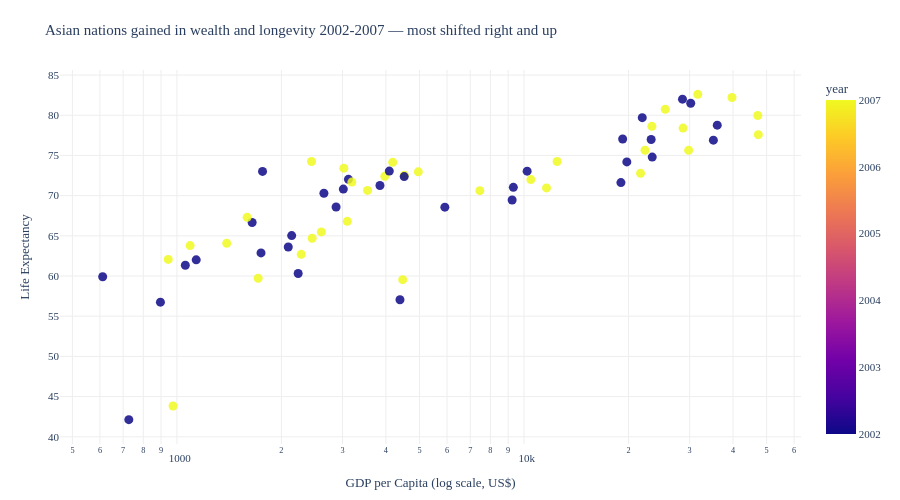

The notebook cell saved with this chart:
### Markdown cell above
## Task 1 — Scatter: life expectancy change over time

**What to build:** A scatter showing **GDP per capita vs life expectancy** for **two years** (2002 and 2007) to show how both moved — use **colour for year** (just 2 colours), **one continent only**.

Choose any continent except Africa (that was the example). Highlight the change direction.

> 💡 Filter: `df.loc[df['continent'] == 'YOUR_CHOICE']` then filter years

### Code cell
# Task 1
asia = df[(df['continent'] == 'Asia') & (df['year'].isin([2002, 2007]))]
asia.loc[:, 'year'] = asia.loc[:, 'year'].astype(int)
fig = px.scatter(
    data_frame=asia,
    x='gdpPercap',
    y='lifeExp',
    color='year',                         
    hover_name='country',
    hover_data={'year': False},
    title='Asian nations gained in wealth and longevity 2002-2007 — most shifted right and up',
    labels={'gdpPercap': 'GDP per Capita (log scale, US$)', 'lifeExp': 'Life Expectancy'},
    color_discrete_map={'2002': '#AAAAAA', '2007': '#2E75B6'},  
    log_x=True,
    height=500
)

fig.update_traces(
    marker=dict(size=9, opacity=0.85)
)

fig.update_layout(
    plot_bgcolor='white',
    paper_bgcolor='white',
    font=dict(family='Calibri', size=11),
    legend=dict(title='Year', orientation='h', y=1.08),
    margin=dict(l=60, r=40, t=70, b=40),
)

fig.update_xaxes(gridcolor='#EEEEEE')
fig.update_yaxes(gridcolor='#EEEEEE')

fig.show()

### Figure 1 — Plotly figure (JSON) as saved in the notebook; plotly's stock layout.template omitted (floating-point values rounded to 4 significant figures)
{"data": [{"customdata": [[2002], [2007], [2002], [2007], [2002], [2007], [2002], [2007], [2002], [2007], [2002], [2007], [2002], [2007], [2002], [2007], [2002], [2007], [2002], [2007], [2002], [2007], [2002], [2007], [2002], [2007], [2002], [2007], [2002], [2007], [2002], [2007], [2002], [2007], [2002], [2007], [2002], [2007], [2002], [2007], [2002], [2007], [2002], [2007], [2002], [2007], [2002], [2007], [2002], [2007], [2002], [2007], [2002], [2007], [2002], [2007], [2002], [2007], [2002], [2007], [2002], [2007], [2002], [2007], [2002], [2007]], "hovertemplate": "<b>%{hovertext}</b><br><br>GDP per Capita (log scale, US$)=%{x}<br>Life Expectancy=%{y}<extra></extra>", "hovertext": ["Afghanistan", "Afghanistan", "Bahrain", "Bahrain", "Bangladesh", "Bangladesh", "Cambodia", "Cambodia", "China", "China", "Hong Kong, China", "Hong Kong, China", "India", "India", "Indonesia", "Indonesia", "Iran", "Iran", "Iraq", "Iraq", "Israel", "Israel", "Japan", "Japan", "Jordan", "Jordan", "Korea, Dem. Rep.", "Korea, Dem. Rep.", "Korea, Rep.", "Korea, Rep.", "Kuwait", "Kuwait", "Lebanon", "Lebanon", "Malaysia", "Malaysia", "Mongolia", "Mongolia", "Myanmar", "Myanmar", "Nepal", "Nepal", "Oman", "Oman", "Pakistan", "Pakistan", "Philippines", "Philippines", "Saudi Arabia", "Saudi Arabia", "Singapore", "Singapore", "Sri Lanka", "Sri Lanka", "Syria", "Syria", "Taiwan", "Taiwan", "Thailand", "Thailand", "Vietnam", "Vietnam", "West Bank and Gaza", "West Bank and Gaza", "Yemen, Rep.", "Yemen, Rep."], "legendgroup": "", "marker": {"color": [2002, 2007, 2002, 2007, 2002, 2007, 2002, 2007, 2002, 2007, 2002, 2007, 2002, 2007, 2002, 2007, 2002, 2007, 2002, 2007, 2002, 2007, 2002, 2007, 2002, 2007, 2002, 2007, 2002, 2007, 2002, 2007, 2002, 2007, 2002, 2007, 2002, 2007, 2002, 2007, 2002, 2007, 2002, 2007, 2002, 2007, 2002, 2007, 2002, 2007, 2002, 2007, 2002, 2007, 2002, 2007, 2002, 2007, 2002, 2007, 2002, 2007, 2002, 2007, 2002, 2007], "coloraxis": "coloraxis", "opacity": 0.85, "size": 9, "symbol": "circle"}, "mode": "markers", "name": "", "orientation": "v", "showlegend": false, "type": "scatter", "x": [726.7, 974.6, 23400.0, 29800.0, 1136.0, 1391.0, 896.2, 1714.0, 3119.0, 4959.0, 30210.0, 39720.0, 1747.0, 2452.0, 2874.0, 3541.0, 9241.0, 11610.0, 4391.0, 4471.0, 21910.0, 25520.0, 28600.0, 31660.0, 3845.0, 4519.0, 1647.0, 1593.0, 19230.0, 23350.0, 35110.0, 47310.0, 9314.0, 10460.0, 10210.0, 12450.0, 2141.0, 3096.0, 611.0, 944.0, 1057.0, 1091.0, 19770.0, 22320.0, 2093.0, 2606.0, 2651.0, 3190.0, 19010.0, 21650.0, 36020.0, 47140.0, 3015.0, 3970.0, 4091.0, 4185.0, 23240.0, 28720.0, 5913.0, 7458.0, 1764.0, 2442.0, 4515.0, 3025.0, 2235.0, 2281.0], "xaxis": "x", "y": [42.13, 43.83, 74.8, 75.64, 62.01, 64.06, 56.75, 59.72, 72.03, 72.96, 81.5, 82.21, 62.88, 64.7, 68.59, 70.65, 69.45, 70.96, 57.05, 59.55, 79.7, 80.75, 82.0, 82.6, 71.26, 72.53, 66.66, 67.3, 77.05, 78.62, 76.9, 77.59, 71.03, 71.99, 73.04, 74.24, 65.03, 66.8, 59.91, 62.07, 61.34, 63.78, 74.19, 75.64, 63.61, 65.48, 70.3, 71.69, 71.63, 72.78, 78.77, 79.97, 70.81, 72.4, 73.05, 74.14, 76.99, 78.4, 68.56, 70.62, 73.02, 74.25, 72.37, 73.42, 60.31, 62.7], "yaxis": "y"}], "layout": {"coloraxis": {"colorbar": {"title": {"text": "year"}}, "colorscale": [[0, "#0d0887"], [0.1111, "#46039f"], [0.2222, "#7201a8"], [0.3333, "#9c179e"], [0.4444, "#bd3786"], [0.5556, "#d8576b"], [0.6667, "#ed7953"], [0.7778, "#fb9f3a"], [0.8889, "#fdca26"], [1, "#f0f921"]]}, "font": {"family": "Calibri", "size": 11}, "height": 500, "legend": {"orientation": "h", "title": {"text": "Year"}, "tracegroupgap": 0, "y": 1.08}, "margin": {"b": 40, "l": 60, "r": 40, "t": 70}, "paper_bgcolor": "white", "plot_bgcolor": "white", "title": {"text": "Asian nations gained in wealth and longevity 2002-2007 — most shifted right and up"}, "xaxis": {"anchor": "y", "domain": [0, 1], "gridcolor": "#EEEEEE", "title": {"text": "GDP per Capita (log scale, US$)"}, "type": "log"}, "yaxis": {"anchor": "x", "domain": [0, 1], "gridcolor": "#EEEEEE", "title": {"text": "Life Expectancy"}}}}
